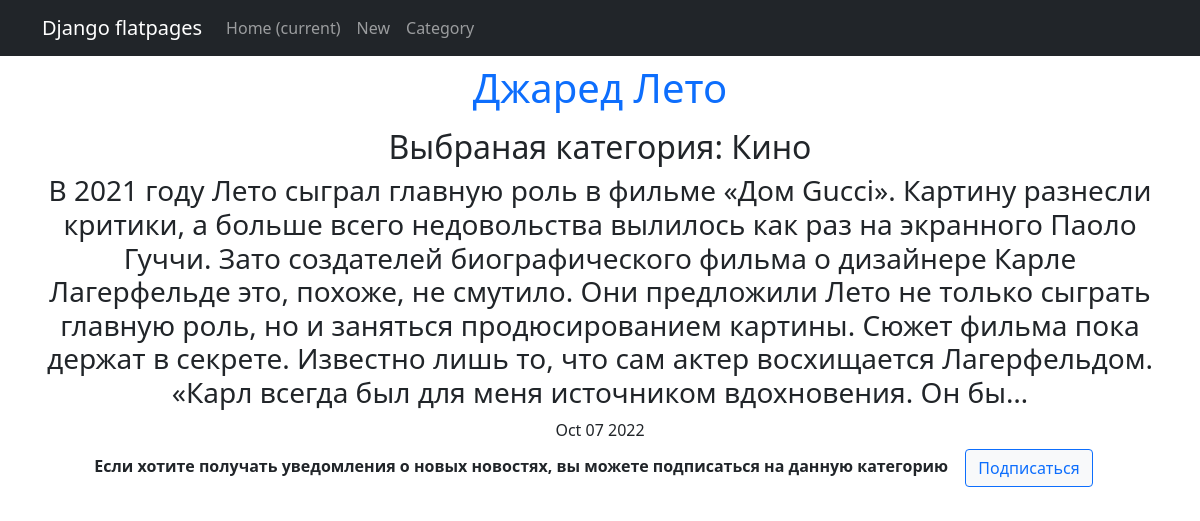
Screenshot of /news/1 with the database file from the repository.
### newsproj/models.py (models this page shows, shortened)
class New(models.Model):
    author_new = models.ForeignKey('Author', on_delete=models.CASCADE, verbose_name='Автор')
    category_new = models.ManyToManyField('Category', verbose_name = 'Категория')
    date_create = models.DateTimeField(default=timezone.now, verbose_name = 'Дата публикации')
    description = models.TextField(verbose_name = 'Текст')
    name = models.CharField(max_length=50, unique=True, verbose_name = 'Заголовок')

class Category(models.Model):
    name = models.CharField(max_length=20, unique=True)
    subscribers = models.ManyToManyField(User, max_length=100, through='SubscribeCategory', blank=True)
    class Meta:
        verbose_name = 'Категория'
        verbose_name_plural = 'Категории'

### newsproj/views.py (the view, shortened to what this page needs)
# urls.py: path('<int:pk>', NewDetail.as_view(), name='new_detail'),
class NewDetail(DetailView):
    model = New
    template_name = 'new.html'
    context_object_name = 'new'
    def get_context_data(self, **kwargs):
        context = super().get_context_data()
        category_new = self.get_object().category_new.all()
        context['is_subscriber'] = self.request.user.groups.filter(name='Subscribers').exists()
        context['is_not_subscriber'] = not self.request.user.groups.filter(name='Subscribers').exists()
        return context

### newsproj/templatetags/custom_filters.py (called while the page is built)
@register.filter()
def censor(value):
   if isinstance(value, str):
      words = value.split()
      for word in words:
         if word == 'Редиска':
            value = value.replace("Редиска", "Р******")
   return f'{value}'

### templates/new.html (shortened to what this page needs)
{% extends 'flatpages/default.html' %}
{% load custom_filters %}
{% block content %}
<h1><td><a class="nav-link" href="{% url 'new_detail' new.pk %}"> {{ new.name }}</a></td></h1>
               <h2>
                   <td>
                   Выбраная категория:
                   </td>
                       <td>
                           {% for cat in new.category_new.all %}
                           {{ cat.name }}
                           {% endfor %}
                       </td>
               </h2>
               <h3><td>{{ new.description|truncatechars:500|censor }}</td></h3>
               <td>{{ new.date_create|date:'M d Y' }}</td>
  <div>
         {% if add_subscribers %}
         <b>Если больше не желаете получать уведомление о новых новостях, нажмите отписаться</b>
         <a class="btn" href="{% url 'new_detail' new.pk %}"><button type="submit" value="unfollow" name="pk" class="btn btn-light btn-outline-danger"> Отписаться</button></a>
         {% else %}
         <b>Если хотите получать уведомления о новых новостях, вы можете подписаться на данную категорию</b>
         <a class="btn" href="{% url 'new_detail' new.pk %}"><button type="submit" value="follow" name="pk" class="btn btn-light btn-outline-primary"> Подписаться</button></a>
         {% endif %}
  </div>
{% endblock content %}}

### rows the page displays
New: name "Джаред Лето", description|censor "В 2021 году Лето сыграл главную роль в фильме «Дом Gucci». Картину разнесли критики, а больше всего недовольства вылилось как раз на экранного Паоло Гуччи. Зато создателей биографического фильма о дизайнере Карле Лагерфельде это, похоже, не смутило. Они предложили Лето не только сыграть главную роль, но и заняться продюсированием картины. Сюжет фильма пока держат в секрете. Известно лишь то, что сам актер восхищается Лагерфельдом. «Карл всегда был для меня источником вдохновения. Он бы…", date_create "Oct 07 2022"
Category: name "Кино"
